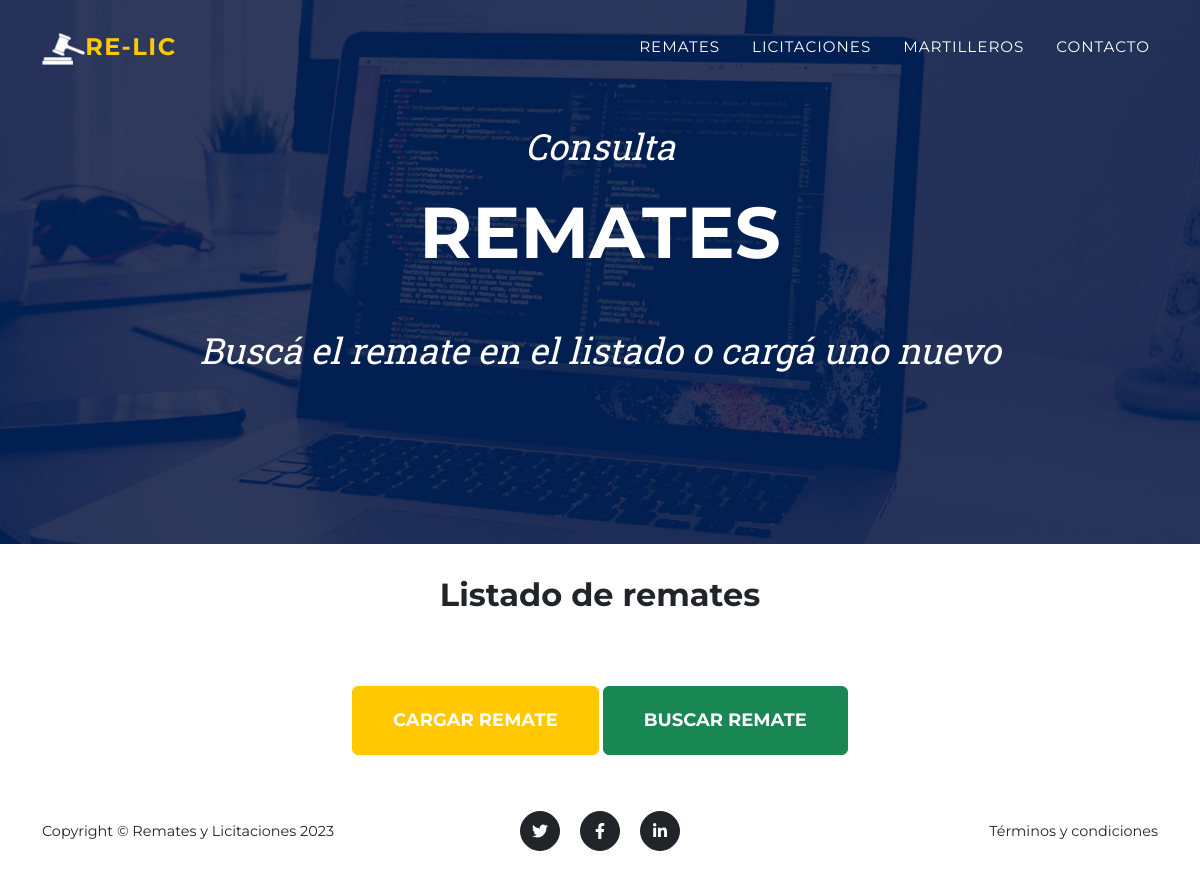
Before: /Publicaciones/remates/ with the older database file.
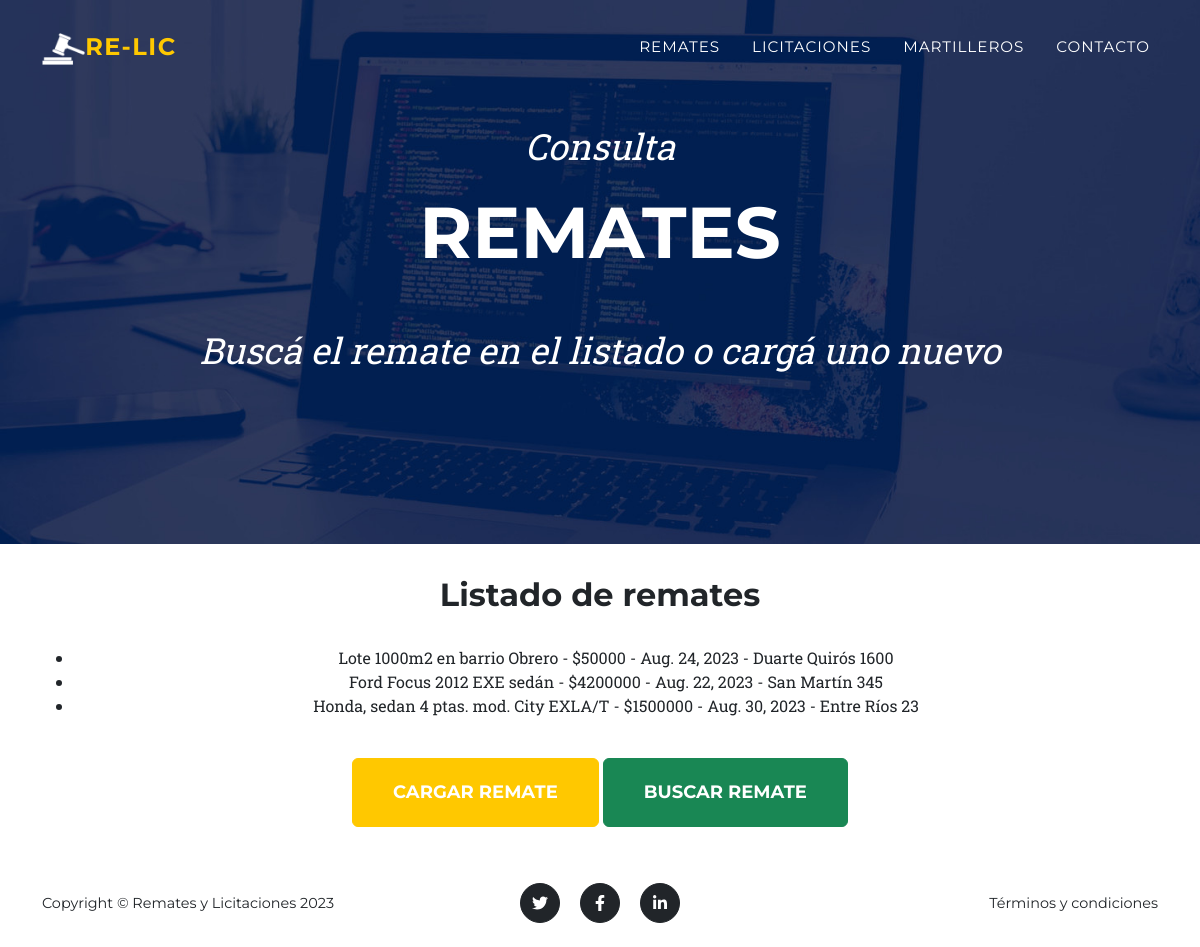
After: the same page with the newer database file.
### Publicaciones/models.py (models this page shows, shortened)
class Remate(models.Model):
    bien = models.CharField(max_length=90)
    base = models.IntegerField()
    fecha = models.DateField()
    lugar = models.CharField(max_length=50)

### Publicaciones/views.py (the view)
# urls.py: path('remates/', remates, name='remates'),
def remates(request):
    lista_remates=Remate.objects.all()
    return render(request,'remates.html', {'listado_remates':lista_remates})

### Publicaciones/templates/remates.html
{% extends "padre.html" %}
{% load static %}
{% block contenido_hero %}
<div class="masthead-subheading">Consulta</div>
<div class="masthead-heading text-uppercase">Remates</div>
<div class="masthead-subheading">Buscá el remate en el listado o cargá uno nuevo</div>
{% endblock %}
{% block listado %}
<h2>Listado de remates</h2>
<br>
<ul>
    {% for remate in listado_remates %}
        <li>{{ remate.bien }} - ${{ remate.base }} - {{ remate.fecha }} - {{ remate.lugar }}</li>
    {% endfor %}
</ul>
<br>
<a class="btn btn-warning btn-xl text-uppercase" href="{% url 'carga_remates' %}">Cargar Remate</a>
<a class="btn btn-success btn-xl text-uppercase" href="{% url 'busqueda_remates' %}">Buscar Remate</a>
{% endblock %}

Changed rows visible on the page:
added Remate: bien "Lote 1000m2 en barrio Obrero", base "50000", fecha "Aug. 24, 2023", lugar "Duarte Quirós 1600"
added Remate: bien "Ford Focus 2012 EXE sedán", base "4200000", fecha "Aug. 22, 2023", lugar "San Martín 345"
added Remate: bien "Honda, sedan 4 ptas. mod. City EXLA/T", base "1500000", fecha "Aug. 30, 2023", lugar "Entre Ríos 23"
